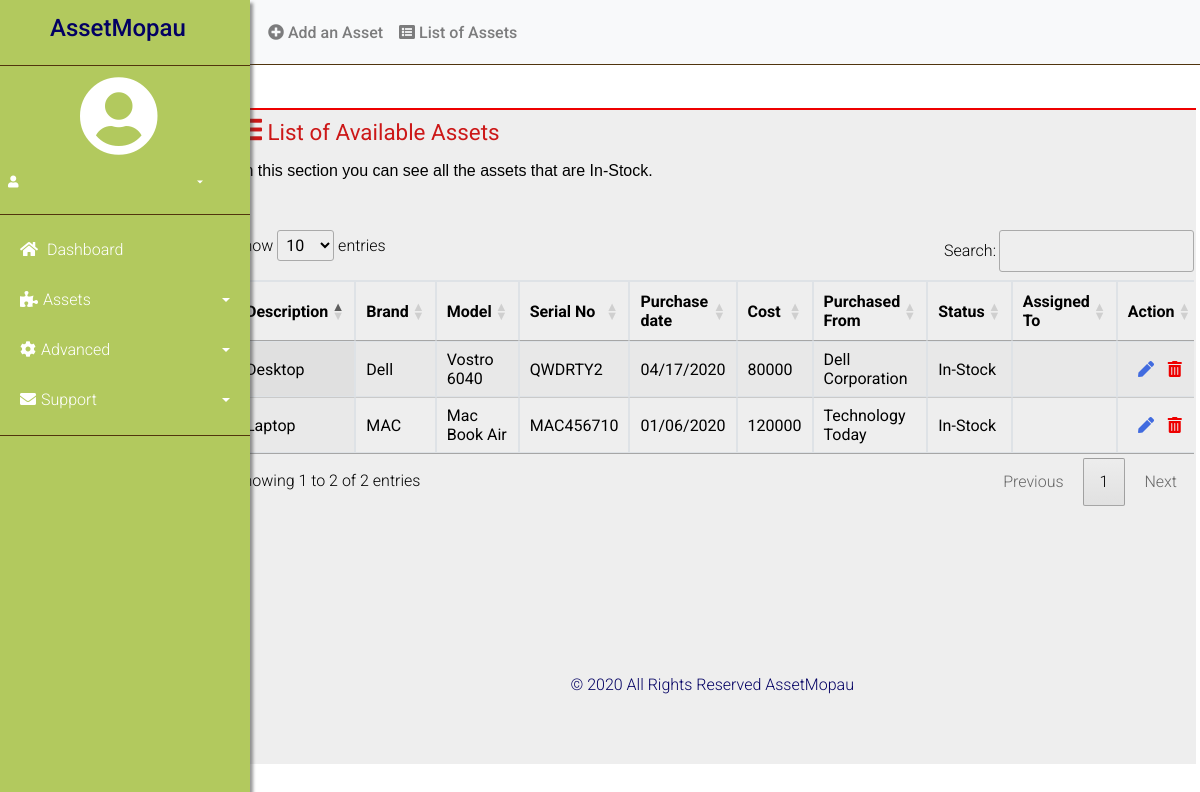
The app's page /instock.php with its own data.
### tables this page shows
CREATE TABLE `assets` (
  `id` int(11) NOT NULL,
  `description` varchar(20) NOT NULL,
  `brand` varchar(20) NOT NULL,
  `model` varchar(20) NOT NULL,
  `serial` varchar(20) NOT NULL,
  `pdate` varchar(20) NOT NULL,
  `cost` varchar(20) NOT NULL,
  `pfrom` varchar(20) NOT NULL,
  `status` varchar(20) NOT NULL,
  `assignedto` varchar(60) NOT NULL,
  `createdby` varchar(60) NOT NULL,
  `Date_Created` datetime NOT NULL DEFAULT current_timestamp()
);

### instock.php (the view, shortened to what this page needs)
<?php include_once "dash-include.php";
include_once 'conn.php';
$query = "SELECT * FROM assets WHERE status='In-Stock'";
$status_result = mysqli_query($con, $query);
 ?>
<!DOCTYPE html>
<html>
<head>
	<link rel="stylesheet" href="https://stackpath.bootstrapcdn.com/bootstrap/4.3.1/css/bootstrap.min.css">
	<link rel="stylesheet" href="https://use.fontawesome.com/releases/v5.7.2/css/all.css">
	<link rel="stylesheet" href="https://cdn.datatables.net/1.10.20/css/jquery.dataTables.min.css">
	<link rel="stylesheet" href="style.css">
	<link rel="stylesheet" href="dash.css">
	<link rel="stylesheet" href="person.css">
</head>
<body>
<div class="listcont">
<div class="listtitle">
<h3><i class="fas fa-list"></i><small> List of Available Assets</small></h3>
</div><br>
<div class="listinfo">
	<p><strong>In this section you can see all the assets that are In-Stock.</strong></p>
	</div>
	<br><br><br>
<div class="listtbl">
<table id="example" class="display table-bordered" style="width:100%">
        <thead>
            <tr style="color:#000;">
				<th>Description</th>
                <th>Brand</th>
                <th>Model</th>
                <th>Serial No</th>
                <th>Purchase date</th>
                <th>Cost</th>
				<th>Purchased From</th>
				<th>Status</th>
				<th>Assigned To</th>
				<th>Action</th>
            </tr>
        </thead>
        <tbody>
		<?php
		while($rows = mysqli_fetch_assoc($status_result))
		{
		?>
            <tr style="color:#000;">
                <td><?php echo $rows['description'];?></td>
                <td><?php echo $rows['brand'];?></td>
                <td><?php echo $rows['model'];?></td>
                <td><?php echo $rows['serial'];?></td>
                <td><?php echo $rows['pdate'];?></td>
				<td><?php echo $rows['cost'];?></td>
				<td><?php echo $rows['pfrom'];?></td>
				<td><?php echo $rows['status'];?></td>
				<td><?php echo $rows['assignedto'];?></td>
				<td>
				<a class="pen" href="assetedit.php?id=<?php echo $rows['id'];?>"" ><i class="fas fa-pen"></i></a>
				<a href="#" class="trash" data-toggle="modal" data-target="#delete" href="#"><i class="fas fa-trash-alt"></i></a>
				</td>
            </tr>
		<?php
		}
		?>
		</tbody>
</table>
</div>
<div class="listfoot">
<footer class="page-footer font-small blue pt-4">
  <div class="footer-copyright text-center py-3">&copy; 2020 All Rights Reserved AssetMopau
  </div>
</footer>
</div>
</div>
</body>
</html>

### style.css (style rules this page uses)
body { font-family: 'Roboto', sans-serif; font-size: 16px; font-weight: 300; color: #888; line-height: 30px; text-align: center; }
strong { font-weight: 500; }
a { color: #f35b3f; border-bottom: 1px dashed #; text-decoration: none; transition: all .3s; }

### person.css (style rules this page uses)
.listcont { position:absolute; margin-left:19vw; margin-top:6vh; width:80.7vw; height:82vh; text-align:left; background-color:#eeeeee; border-top: 2px solid #ee0000; transition: all .3s; }
.listtitle { position:absolute; margin-left:0.5vw; margin-top:0.8vh; color:#cc1818; }
.listinfo { position:absolute; margin-left:1vw; margin-top:2vh; font-family:Arial, Helvetica, sans-serif; color:#000; }
.listtbl { position:absolute; margin-left:0.5vw; width:80vw; color:#000; }
.listfoot { margin-top:50vh; color:#030063; }
.pen { text-decoration: none; color:#416bdf; margin-left:10px; }
.trash { text-decoration:none; color:#ee0000; margin-left:10px; }

### records on screen
assets: description "Desktop", brand "Dell", model "Vostro 6040", serial "QWDRTY2", pdate "04/17/2020", cost "80000", pfrom "Dell Corporation", status "In-Stock"
assets: description "Laptop", brand "MAC", model "Mac Book Air", serial "MAC456710", pdate "01/06/2020", cost "120000", pfrom "Technology Today", status "In-Stock"
